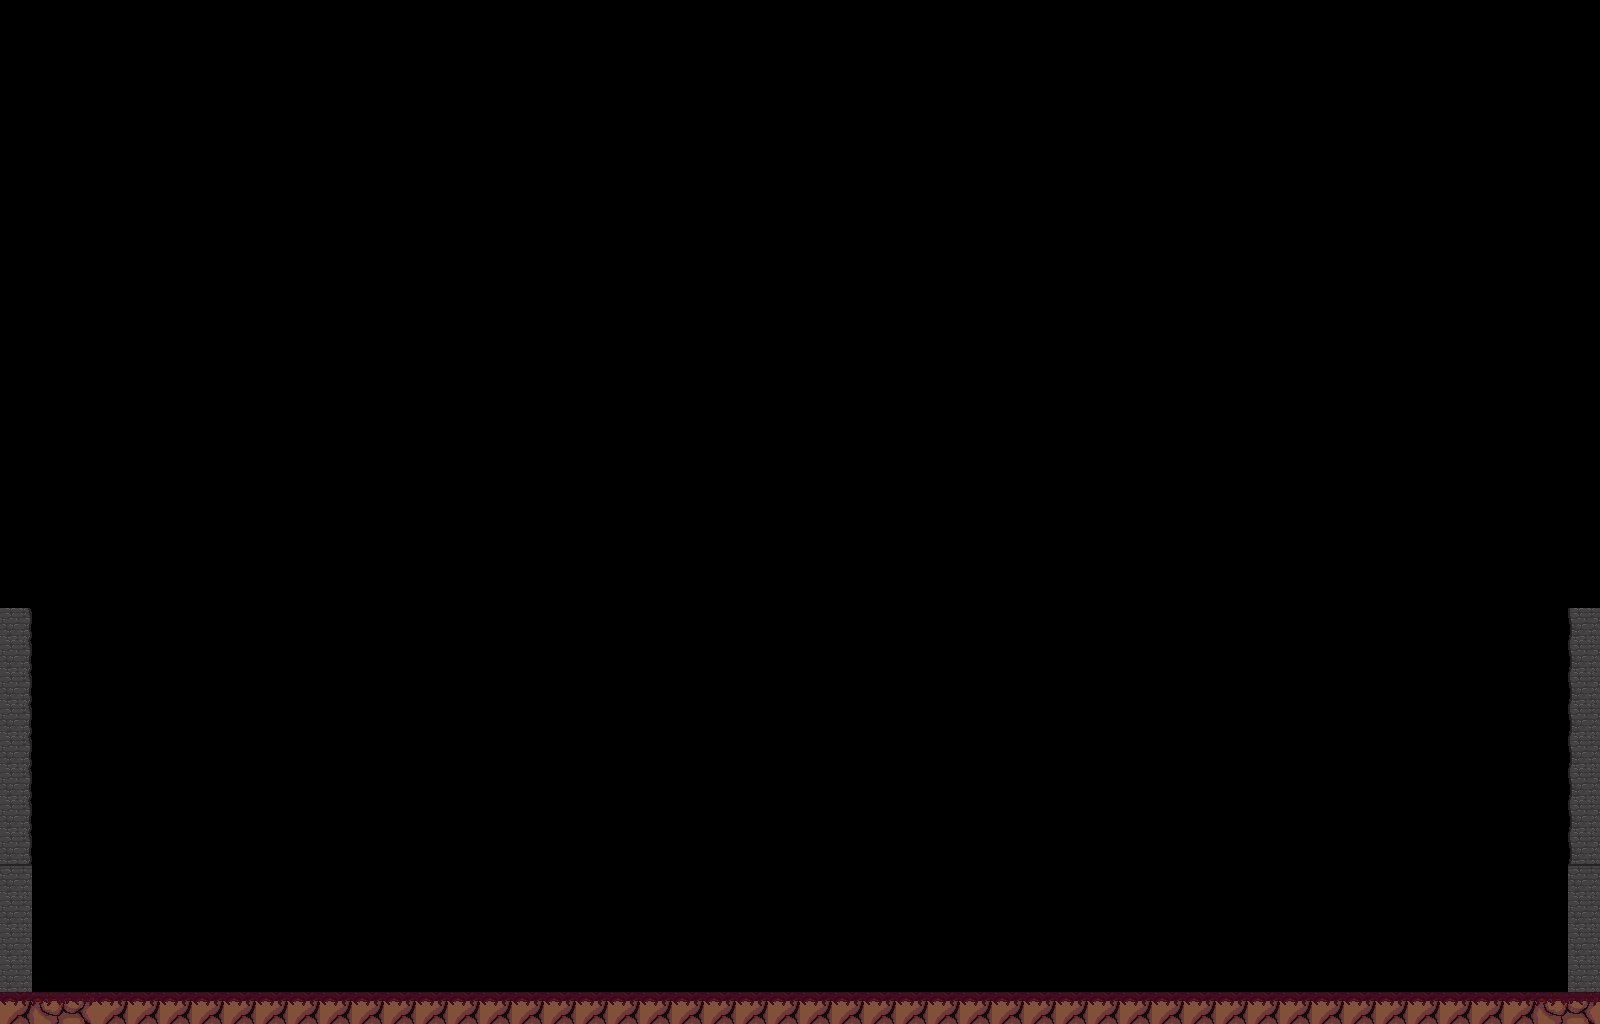

This is a level from a 2D game, rendered from its Tiled map with the project's own tilesets. A one-line summary and the map file follow, with tile-layer data summarised:
An orthogonal 50x32 tile map with 32x32 px tiles, 3 tile layers (ground, spikes, things), 2 tilesets and 4 objects (Cervus, Right, Left, Player).

<map version="1.10" tiledversion="1.11.2" orientation="orthogonal" renderorder="right-down" width="50" height="32" tilewidth="32" tileheight="32" infinite="0" nextlayerid="14" nextobjectid="43">
 <tileset firstgid="1" source="../tilesets/timeweavertileset.tsx" />
 <tileset firstgid="10" source="../tilesets/outdoor.tsx" />
 <layer id="1" name="ground" width="50" height="32">
  <data>[1600 cells, 74 non-empty, 7 distinct tile ids]</data>
 </layer>
 <layer id="11" name="spikes" width="50" height="32">
  <data>[1600 cells, 0 non-empty, 0 distinct tile ids]</data>
 </layer>
 <layer id="12" name="things" width="50" height="32">
  <data>[1600 cells, 0 non-empty, 0 distinct tile ids]</data>
 </layer>
 <objectgroup id="8" name="zones" />
 <objectgroup id="3" name="entities">
  <object id="36" name="Cervus" x="800" y="896">
   <point />
  </object>
  <object id="38" name="Right" x="608" y="960">
   <point />
  </object>
  <object id="40" name="Left" x="992" y="960">
   <point />
  </object>
  <object id="41" name="Player" x="800" y="544">
   <point />
  </object>
 </objectgroup>
 <objectgroup id="9" name="range" />
 <objectgroup id="5" name="teleport" />
 <objectgroup id="4" name="pits" />
</map>
